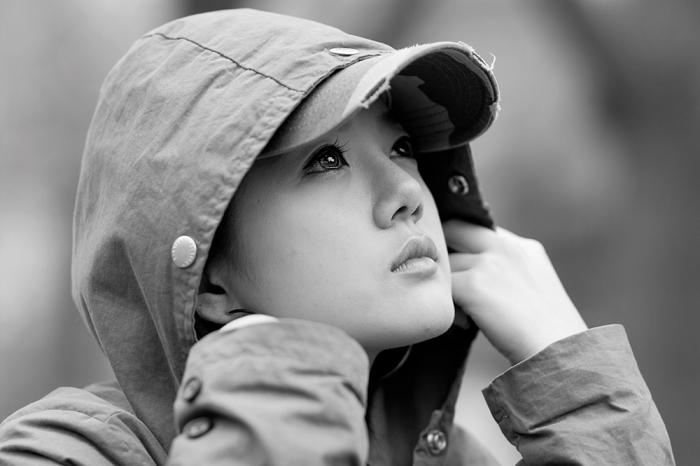
#> input picture BTLXLA_B20DCCN045_Hoàng Văn An/amban.jpg, 700 x 466 px, found by its file name
$ python xulihinhthai.py
#> lines starting #> are read from the running program, lines starting #| are printed output that depends on the picture
import cv2
import numpy as np
import matplotlib.pyplot as plt
img = cv2.imread('./amban.jpg', cv2.IMREAD_GRAYSCALE)
#> img: shape (466, 700); min 0, max 255, mean 133.7
kernel = np.ones((5, 5), np.uint8)
erosion_img = cv2.erode(img, kernel, iterations=1)
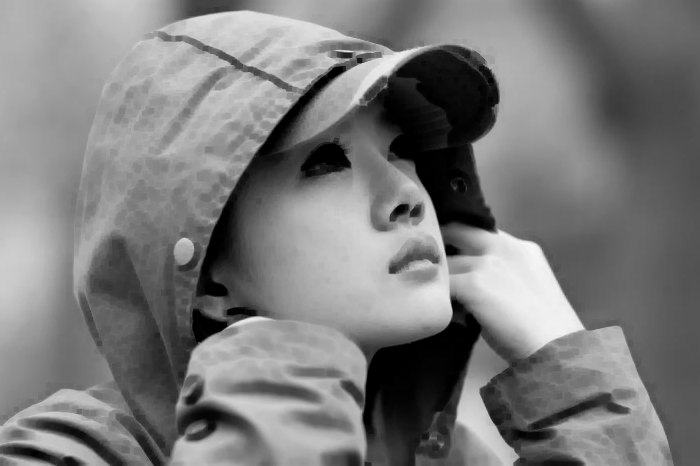
#> erosion_img: shape (466, 700); min 0, max 247, mean 122.4
dilation_img = cv2.dilate(img, kernel, iterations=1)
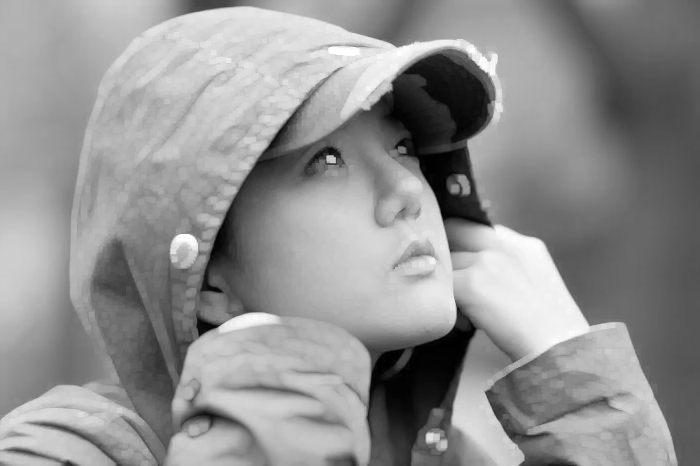
#> dilation_img: shape (466, 700); min 0, max 255, mean 144.6
opening_img = cv2.morphologyEx(img, cv2.MORPH_OPEN, kernel)
closing_img = cv2.morphologyEx(img, cv2.MORPH_CLOSE, kernel)
plt.figure(figsize=(10, 8))
plt.subplot(2, 3, 1)
plt.imshow(img, cmap='gray')
plt.title('Ảnh Gốc')
plt.axis('off')
plt.subplot(2, 3, 2)
plt.imshow(erosion_img, cmap='gray')
plt.title('Phép Co')
plt.axis('off')
plt.subplot(2, 3, 3)
plt.imshow(dilation_img, cmap='gray')
plt.title('Phép Giãn')
plt.axis('off')
plt.subplot(2, 3, 4)
plt.imshow(opening_img, cmap='gray')
plt.title('Phép Mở Ảnh')
plt.axis('off')
plt.subplot(2, 3, 5)
plt.imshow(closing_img, cmap='gray')
plt.title('Phép Đóng Ảnh')
plt.axis('off')
plt.show()
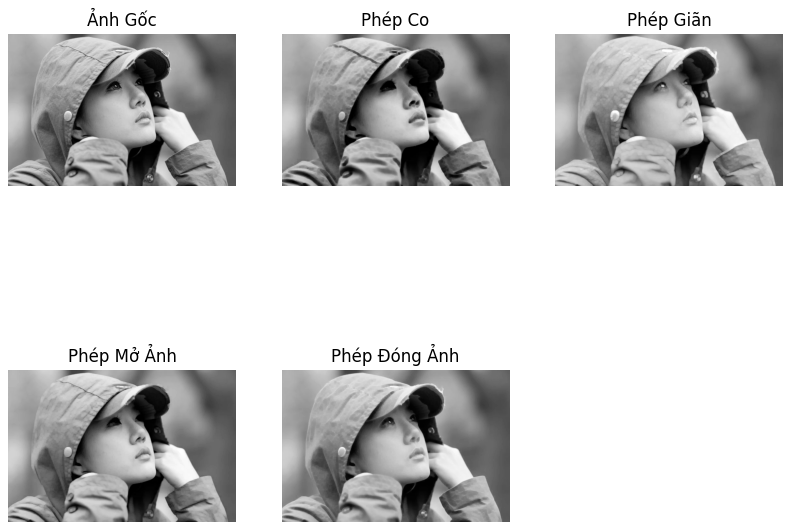
#> figure drawn by matplotlib, 5 panels
